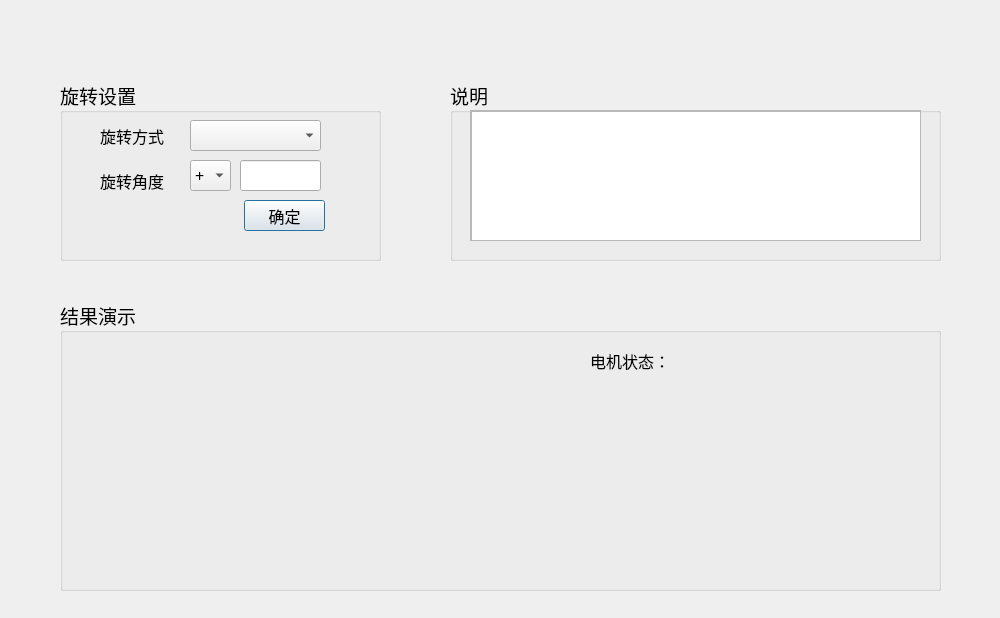
<?xml version="1.0" encoding="UTF-8"?>
<ui version="4.0">
 <class>MotorDemonstrate</class>
 <widget class="QWidget" name="MotorDemonstrate">
  <property name="geometry">
   <rect>
    <x>0</x>
    <y>0</y>
    <width>1000</width>
    <height>618</height>
   </rect>
  </property>
  <property name="font">
   <font>
    <family>微软雅黑</family>
    <pointsize>18</pointsize>
   </font>
  </property>
  <property name="windowTitle">
   <string>MotorDemonstrate</string>
  </property>
  <widget class="QGroupBox" name="groupBox">
   <property name="geometry">
    <rect>
     <x>60</x>
     <y>80</y>
     <width>321</width>
     <height>181</height>
    </rect>
   </property>
   <property name="font">
    <font>
     <family>微软雅黑</family>
     <pointsize>14</pointsize>
    </font>
   </property>
   <property name="title">
    <string>旋转设置</string>
   </property>
   <widget class="QLabel" name="label">
    <property name="geometry">
     <rect>
      <x>40</x>
      <y>40</y>
      <width>81</width>
      <height>31</height>
     </rect>
    </property>
    <property name="font">
     <font>
      <family>微软雅黑</family>
      <pointsize>12</pointsize>
     </font>
    </property>
    <property name="text">
     <string>旋转方式</string>
    </property>
   </widget>
   <widget class="QComboBox" name="rotationMode">
    <property name="geometry">
     <rect>
      <x>130</x>
      <y>40</y>
      <width>131</width>
      <height>31</height>
     </rect>
    </property>
    <property name="font">
     <font>
      <pointsize>12</pointsize>
      <stylestrategy>NoAntialias</stylestrategy>
     </font>
    </property>
    <property name="currentIndex">
     <number>-1</number>
    </property>
    <item>
     <property name="text">
      <string>正转</string>
     </property>
    </item>
    <item>
     <property name="text">
      <string>反转</string>
     </property>
    </item>
    <item>
     <property name="text">
      <string>自定义角度</string>
     </property>
    </item>
   </widget>
   <widget class="QComboBox" name="rotationDirection">
    <property name="geometry">
     <rect>
      <x>130</x>
      <y>80</y>
      <width>41</width>
      <height>31</height>
     </rect>
    </property>
    <property name="font">
     <font>
      <pointsize>12</pointsize>
     </font>
    </property>
    <item>
     <property name="text">
      <string>+</string>
     </property>
    </item>
    <item>
     <property name="text">
      <string>-</string>
     </property>
    </item>
   </widget>
   <widget class="QLabel" name="label_2">
    <property name="geometry">
     <rect>
      <x>40</x>
      <y>90</y>
      <width>71</width>
      <height>21</height>
     </rect>
    </property>
    <property name="font">
     <font>
      <pointsize>12</pointsize>
     </font>
    </property>
    <property name="text">
     <string>旋转角度</string>
    </property>
   </widget>
   <widget class="QPushButton" name="ok_Btn">
    <property name="geometry">
     <rect>
      <x>184</x>
      <y>120</y>
      <width>81</width>
      <height>31</height>
     </rect>
    </property>
    <property name="font">
     <font>
      <pointsize>12</pointsize>
     </font>
    </property>
    <property name="text">
     <string>确定</string>
    </property>
    <property name="checkable">
     <bool>true</bool>
    </property>
    <property name="autoRepeat">
     <bool>true</bool>
    </property>
    <property name="autoExclusive">
     <bool>true</bool>
    </property>
    <property name="default">
     <bool>true</bool>
    </property>
   </widget>
   <widget class="QLineEdit" name="rotationAngle">
    <property name="geometry">
     <rect>
      <x>180</x>
      <y>80</y>
      <width>81</width>
      <height>31</height>
     </rect>
    </property>
    <property name="font">
     <font>
      <pointsize>12</pointsize>
     </font>
    </property>
   </widget>
  </widget>
  <widget class="QGroupBox" name="groupBox_2">
   <property name="geometry">
    <rect>
     <x>60</x>
     <y>300</y>
     <width>881</width>
     <height>291</height>
    </rect>
   </property>
   <property name="font">
    <font>
     <pointsize>14</pointsize>
    </font>
   </property>
   <property name="title">
    <string>结果演示</string>
   </property>
   <widget class="QLabel" name="label_3">
    <property name="geometry">
     <rect>
      <x>530</x>
      <y>40</y>
      <width>161</width>
      <height>41</height>
     </rect>
    </property>
    <property name="font">
     <font>
      <pointsize>12</pointsize>
     </font>
    </property>
    <property name="text">
     <string>电机状态：</string>
    </property>
   </widget>
   <widget class="QLabel" name="currentRoMode">
    <property name="geometry">
     <rect>
      <x>570</x>
      <y>90</y>
      <width>211</width>
      <height>101</height>
     </rect>
    </property>
    <property name="font">
     <font>
      <pointsize>12</pointsize>
     </font>
    </property>
    <property name="frameShape">
     <enum>QFrame::Box</enum>
    </property>
    <property name="lineWidth">
     <number>0</number>
    </property>
    <property name="midLineWidth">
     <number>2</number>
    </property>
    <property name="text">
     <string/>
    </property>
    <property name="textFormat">
     <enum>Qt::AutoText</enum>
    </property>
    <property name="scaledContents">
     <bool>false</bool>
    </property>
   </widget>
   <widget class="QLabel" name="tableLabel">
    <property name="geometry">
     <rect>
      <x>140</x>
      <y>59</y>
      <width>200</width>
      <height>200</height>
     </rect>
    </property>
    <property name="text">
     <string/>
    </property>
    <property name="scaledContents">
     <bool>true</bool>
    </property>
   </widget>
  </widget>
  <widget class="QGroupBox" name="groupBox_3">
   <property name="geometry">
    <rect>
     <x>450</x>
     <y>80</y>
     <width>491</width>
     <height>181</height>
    </rect>
   </property>
   <property name="font">
    <font>
     <pointsize>14</pointsize>
    </font>
   </property>
   <property name="title">
    <string>说明</string>
   </property>
   <widget class="QScrollArea" name="scrollArea">
    <property name="geometry">
     <rect>
      <x>20</x>
      <y>30</y>
      <width>451</width>
      <height>131</height>
     </rect>
    </property>
    <property name="font">
     <font>
      <pointsize>12</pointsize>
     </font>
    </property>
    <property name="widgetResizable">
     <bool>true</bool>
    </property>
    <widget class="QWidget" name="scrollAreaWidgetContents">
     <property name="geometry">
      <rect>
       <x>0</x>
       <y>0</y>
       <width>449</width>
       <height>129</height>
      </rect>
     </property>
     <widget class="QTextBrowser" name="textBrowser">
      <property name="geometry">
       <rect>
        <x>0</x>
        <y>0</y>
        <width>451</width>
        <height>131</height>
       </rect>
      </property>
     </widget>
    </widget>
   </widget>
  </widget>
  <widget class="QPushButton" name="pushButton">
   <property name="geometry">
    <rect>
     <x>960</x>
     <y>0</y>
     <width>40</width>
     <height>40</height>
    </rect>
   </property>
   <property name="text">
    <string/>
   </property>
   <property name="icon">
    <iconset resource="images.qrc">
     <normaloff>:/images/close3.png</normaloff>
     <normalon>:/images/close3.png</normalon>:/images/close3.png</iconset>
   </property>
   <property name="iconSize">
    <size>
     <width>60</width>
     <height>60</height>
    </size>
   </property>
   <property name="flat">
    <bool>true</bool>
   </property>
  </widget>
 </widget>
 <layoutdefault spacing="6" margin="11"/>
 <resources>
  <include location="images.qrc"/>
 </resources>
 <connections/>
</ui>
